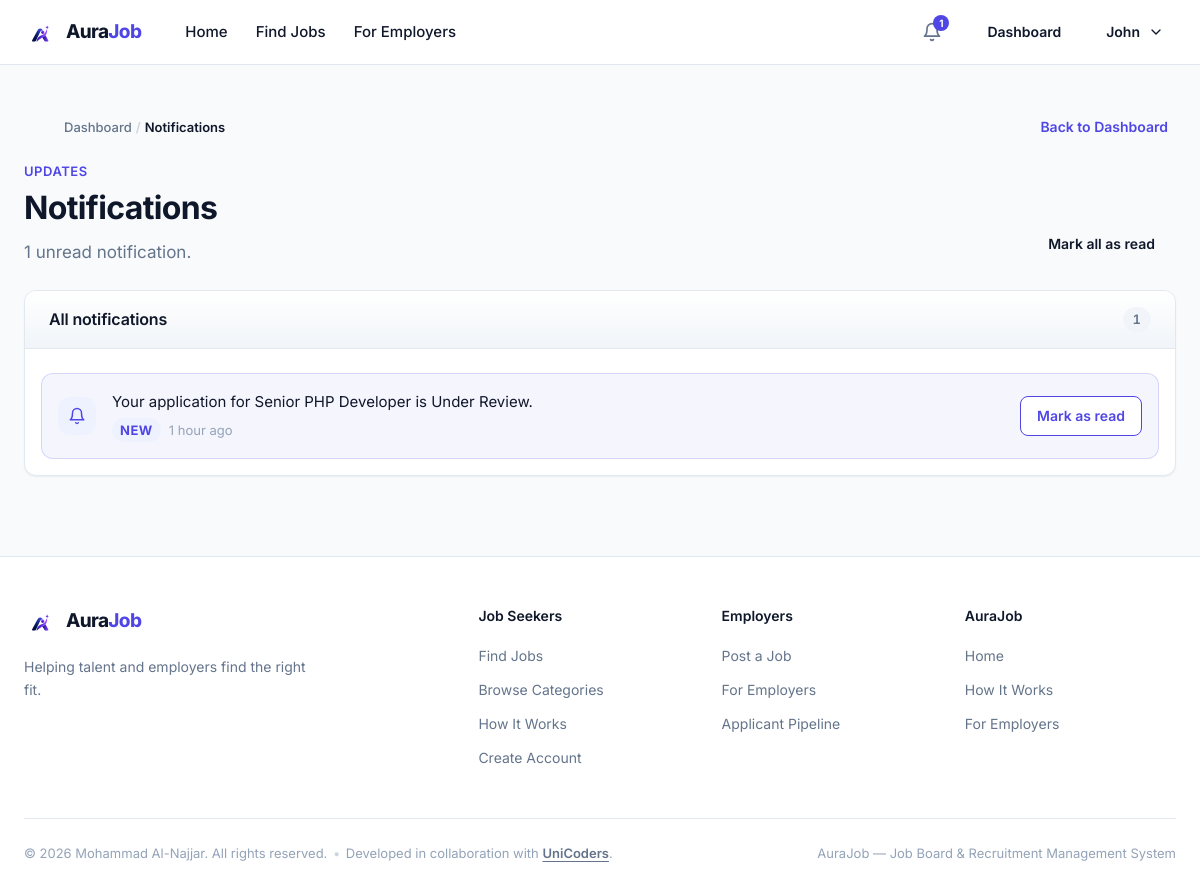
/notifications.php (signed in), run on the app's committed database.
### tables this page shows
CREATE TABLE notifications (
    id         INT UNSIGNED  NOT NULL AUTO_INCREMENT,
    user_id    INT UNSIGNED  NOT NULL,
    type       ENUM('application_status','application_new','system','job_update') NOT NULL DEFAULT 'system',
    message    VARCHAR(500)  NOT NULL,
    is_read    TINYINT(1)    NOT NULL DEFAULT 0,
    created_at TIMESTAMP     NOT NULL DEFAULT CURRENT_TIMESTAMP,
    PRIMARY KEY (id),
    KEY idx_notifications_user (user_id),
    KEY idx_notifications_read (is_read),
    CONSTRAINT fk_notifications_user
        FOREIGN KEY (user_id) REFERENCES users (id)
        ON DELETE CASCADE
);

### app/Core/auth.php (called while the page is built, shortened)
<?php
function hirepeak_session_is_https(): bool
{
    return !empty($_SERVER['SERVER_PORT']) && (int) $_SERVER['SERVER_PORT'] === 443;
}
function hirepeak_user(): ?array
{
    $user = $_SESSION['user'];
    return $user;
}
function hirepeak_require_auth(): array
{
    $user = hirepeak_user();
    return $user;
}
function hirepeak_dashboard_for_role(?array $user): string
{
    $role = $user['role'] ?? '';
    return match ($role) {
        'applicant' => '/applicant/dashboard.php',
        'employer'  => '/employer/dashboard.php',
        default     => '/index.php',
    };
}

### app/Support/html.php (called while the page is built, shortened)
<?php
require_once __DIR__ . '/../Core/auth.php';
function hirepeak_url(string $path): string
{
    $path = ltrim($path, '/');
    return $path === '' ? '/' : '/' . $path;
}
function hirepeak_esc(?string $value): string
{
    return htmlspecialchars((string) $value, ENT_QUOTES, 'UTF-8');
}
    ?><!DOCTYPE html>
</html><?php
function hirepeak_relative_time(?string $timestamp): string
{
    $time = strtotime($timestamp);
    $diff = time() - $time;
    if ($diff < 86400) {
        $h = (int) floor($diff / 3600);
        return $h === 1 ? '1 hour ago' : $h . ' hours ago';
    }
    return date('M j, Y', $time);
}

### app/Services/notifications.php (called while the page is built, shortened)
<?php
final class AuraJobNotificationService implements AuraJobNotificationServiceInterface
{
    public function unreadCount(int $userId): int
    {
        try {
            $stmt = $this->db->prepare(
                'SELECT COUNT(*) AS c FROM notifications WHERE user_id = ? AND is_read = 0'
            );
            $stmt->bind_param('i', $userId);
            $stmt->execute();
            $count = (int) $stmt->get_result()->fetch_assoc()['c'];
            return $count;
        } catch (\Throwable $e) {
            error_log('[hirepeak] notification count failed: ' . $e->getMessage());
            return 0;
        }
    }
    public function recent(int $userId, int $limit = 50): array
    {
        $limit = $limit > 0 ? $limit : 50;
        try {
            $stmt = $this->db->prepare(
                'SELECT id, user_id, type, message, is_read, created_at
                 FROM notifications
                 WHERE user_id = ?
                 ORDER BY created_at DESC, id DESC
                 LIMIT ?'
            );
            $stmt->bind_param('ii', $userId, $limit);
            $stmt->execute();
            $rows = $stmt->get_result()->fetch_all(MYSQLI_ASSOC);
            $list = [];
            foreach ($rows as $row) {
                $row['is_new'] = !(bool) ((int) ($row['is_read'] ?? 0));
                $list[] = $row;
            }
            return $list;
        } catch (\Throwable $e) {
            error_log('[hirepeak] notification list failed: ' . $e->getMessage());
            return [];
        }
    }
}
function hirepeak_notification_unread_count(\mysqli $db, int $userId): int
{
    return (new AuraJobNotificationService($db))->unreadCount($userId);
}
function hirepeak_notification_recent(\mysqli $db, int $userId, int $limit = 50): array
{
    return (new AuraJobNotificationService($db))->recent($userId, $limit);
}

### public/notifications.php (the view, shortened to what this page needs)
<?php
require dirname(__DIR__) . '/app/Support/html.php';
require dirname(__DIR__) . '/app/Services/notifications.php';
$user = hirepeak_require_auth();
$uid  = (int) $user['id'];
$dashboardDest = hirepeak_dashboard_for_role($user);
$loadError = false;
try {
    $db = hirepeak_db();
    $notifications = hirepeak_notification_recent($db, $uid, 50);
    $unread = hirepeak_notification_unread_count($db, $uid);
} catch (\Throwable $e) {
    error_log('[hirepeak] notifications load failed: ' . $e->getMessage());
    $loadError = true;
    $notifications = [];
    $unread = 0;
}
?>
<!DOCTYPE html>
<html lang="en">
<head>
  <link rel="stylesheet" href="/assets/css/style.css">
</head>
<body>
  <?php require dirname(__DIR__) . '/app/Views/header.php'; ?>
  <main id="main" class="dash-main">
    <div class="container">
      <div class="track-topbar notifications-topbar">
        <nav class="breadcrumb" aria-label="Breadcrumb">
          <ol>
            <li><a href="<?php echo hirepeak_esc($dashboardDest); ?>">Dashboard</a></li>
            <li aria-current="page">Notifications</li>
          </ol>
        </nav>
        <a class="jd-back" href="<?php echo hirepeak_esc($dashboardDest); ?>">Back to Dashboard</a>
      </div>
      <?php if ($loadError): ?>
        <section class="dash-alert" role="alert" aria-labelledby="notif-error-title">
          <h1 id="notif-error-title">Something went wrong on our side.</h1>
          <p>We couldn't load your notifications right now. Please try again in a moment.</p>
          <a class="btn btn--primary" href="<?php echo hirepeak_url('notifications.php'); ?>">Try again</a>
        </section>
      <?php else: ?>
        <header class="dash-head notifications-head">
          <div>
            <p class="dash-eyebrow">Updates</p>
            <h1 class="dash-title">Notifications</h1>
            <?php if ($unread > 0): ?>
              <p class="dash-text"><?php echo (int) $unread; ?> unread <?php echo $unread === 1 ? 'notification' : 'notifications'; ?>.</p>
            <?php else: ?>
              <p class="dash-text">You're all caught up.</p>
            <?php endif; ?>
          </div>
          <?php if ($unread > 0): ?>
            <form class="dash-head__cta" action="<?php echo hirepeak_url('notifications.php'); ?>" method="post">
              <button class="btn btn--ghost" type="submit">Mark all as read</button>
            </form>
          <?php endif; ?>
        </header>
        <section class="dash-panel dash-panel--full notifications-panel" aria-labelledby="notifications-list-title">
          <div class="panel-head">
            <h2 class="panel-head__title" id="notifications-list-title">All notifications</h2>
            <?php if ($notifications !== []): ?>
              <span class="panel-head__count"><?php echo (int) count($notifications); ?></span>
            <?php endif; ?>
          </div>
          <?php if ($notifications === []): ?>
            <div class="empty-state">
              <div class="empty-state__icon" aria-hidden="true">
                <svg width="32" height="32" viewBox="0 0 24 24" fill="none" stroke="currentColor" stroke-width="1.75" stroke-linecap="round" stroke-linejoin="round">
                  <path d="M6 8a6 6 0 0 1 12 0c0 7 3 9 3 9H3s3-2 3-9"/>
                  <path d="M10.3 21a1.94 1.94 0 0 0 3.4 0"/>
                </svg>
              </div>
              <h3 class="empty-state__title">No notifications yet.</h3>
              <p class="empty-state__text">You'll see updates here when an employer reviews your application or a new application arrives.</p>
              <div class="empty-state__actions">
                <a class="btn btn--primary" href="<?php echo hirepeak_esc($dashboardDest); ?>">Back to Dashboard</a>
              </div>
            </div>
          <?php else: ?>
            <ul class="notif-list">
              <?php foreach ($notifications as $n => $item): ?>
                <?php
                $isNew = (bool) ($item['is_new'] ?? false);
                $createdAt = (string) ($item['created_at'] ?? '');
                ?>
                <li class="notif-row<?php echo $isNew ? ' is-unread' : ''; ?>">
                  <span class="notif-row__icon" aria-hidden="true">
                    <svg width="18" height="18" viewBox="0 0 24 24" fill="none" stroke="currentColor" stroke-width="2" stroke-linecap="round" stroke-linejoin="round">
                      <path d="M6 8a6 6 0 0 1 12 0c0 7 3 9 3 9H3s3-2 3-9"/>
                      <path d="M10.3 21a1.94 1.94 0 0 0 3.4 0"/>
                    </svg>
                  </span>
                  <div class="notif-row__body">
                    <p class="notif-row__text"><?php echo hirepeak_esc((string) ($item['message'] ?? '')); ?></p>
                    <p class="notif-row__meta">
                      <?php if ($isNew): ?>
                        <span class="notif-row__new">New</span>
                      <?php endif; ?>
                      <span class="notif-row__time"><?php echo hirepeak_esc(hirepeak_relative_time($createdAt)); ?></span>
                    </p>
                  </div>
                  <?php if ($isNew): ?>
                    <div class="notif-row__actions">
                      <form class="inline-form" action="<?php echo hirepeak_url('notifications.php'); ?>" method="post">
                        <button class="btn btn--outline btn--sm" type="submit">Mark as read</button>
                      </form>
                    </div>
                  <?php endif; ?>
                </li>
              <?php endforeach; ?>
            </ul>
          <?php endif; ?>
        </section>
      <?php endif; ?>
    </div>
  </main>
  <?php require dirname(__DIR__) . '/app/Views/footer.php'; ?>
</body>
</html>

### data on the page
notifications: message "Your application for Senior PHP Developer is Under Review.", created_at "1 hour ago"

### other printed values
hirepeak_esc($hpItem['label']) "Home"
hirepeak_esc($hpItem['label']) "Find Jobs"
hirepeak_esc($hpItem['label']) "For Employers"
$hpUnread "1"
hirepeak_esc($hpFirstName) "John"
$unread "1"
count($notifications) "1"
